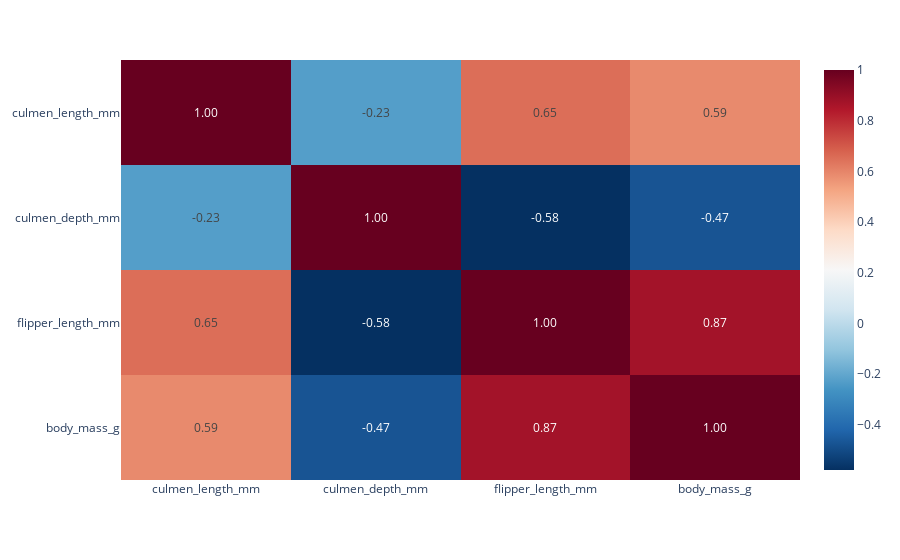

Notebook source saved alongside this figure:
### Code cell
numeric_df = df.select_dtypes(include=['number'])
corr_matrix = numeric_df.corr()

fig = px.imshow(corr_matrix, text_auto='.2f', aspect="auto", color_continuous_scale='RdBu_r')
fig.show()

### Figure 1 — Plotly figure (JSON) as saved in the notebook; plotly's stock layout.template omitted (floating-point values rounded to 4 significant figures)
{"data": [{"coloraxis": "coloraxis", "hovertemplate": "x: %{x}<br>y: %{y}<br>color: %{z}<extra></extra>", "name": "0", "texttemplate": "%{z:.2f}", "type": "heatmap", "x": ["culmen_length_mm", "culmen_depth_mm", "flipper_length_mm", "body_mass_g"], "xaxis": "x", "y": ["culmen_length_mm", "culmen_depth_mm", "flipper_length_mm", "body_mass_g"], "yaxis": "y", "z": [[1, -0.2286, 0.6521, 0.5891], [-0.2286, 1, -0.5787, -0.473], [0.6521, -0.5787, 1, 0.8732], [0.5891, -0.473, 0.8732, 1]]}], "layout": {"autosize": true, "coloraxis": {"colorscale": [[0, "rgb(5,48,97)"], [0.1, "rgb(33,102,172)"], [0.2, "rgb(67,147,195)"], [0.3, "rgb(146,197,222)"], [0.4, "rgb(209,229,240)"], [0.5, "rgb(247,247,247)"], [0.6, "rgb(253,219,199)"], [0.7, "rgb(244,165,130)"], [0.8, "rgb(214,96,77)"], [0.9, "rgb(178,24,43)"], [1, "rgb(103,0,31)"]]}, "margin": {"t": 60}, "xaxis": {"anchor": "y", "autorange": true, "domain": [0, 1], "range": [-0.5, 3.5], "type": "category"}, "yaxis": {"anchor": "x", "autorange": true, "domain": [0, 1], "range": [3.5, -0.5], "type": "category"}}}
